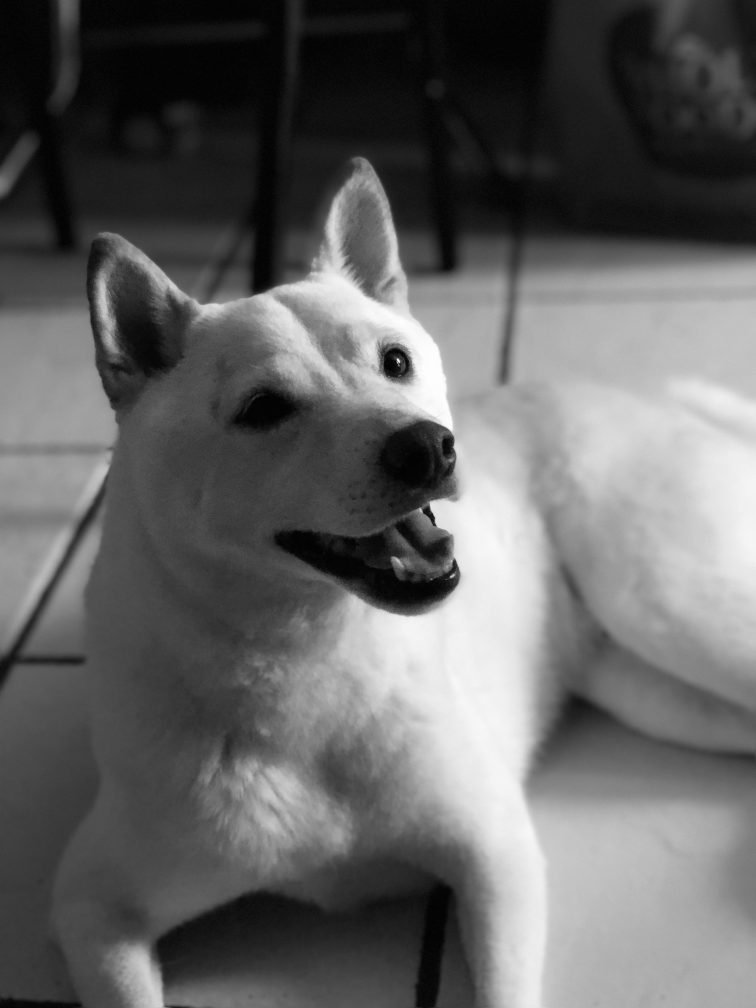
#> input picture danny-dog.jpg, 3024 x 4032 px (shown at 1/4 size)
$ python resize_img.py
#> lines starting #> are read from the running program, lines starting #| are printed output that depends on the picture
import cv2
import numpy as np
import matplotlib.pyplot as plt

image = cv2.imread("danny-dog.jpg", cv2.IMREAD_GRAYSCALE)
#> image is the input picture: shape (4032, 3024); min 0, max 255, mean 99.8

half = cv2.resize(image, (0, 0), fx = 0.1, fy = 0.1)
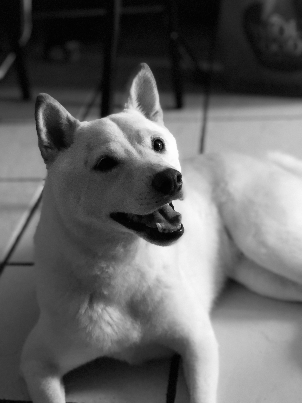
#> half: shape (403, 302); min 1, max 254, mean 99.9
bigger = cv2.resize(image, (7000, 7000))
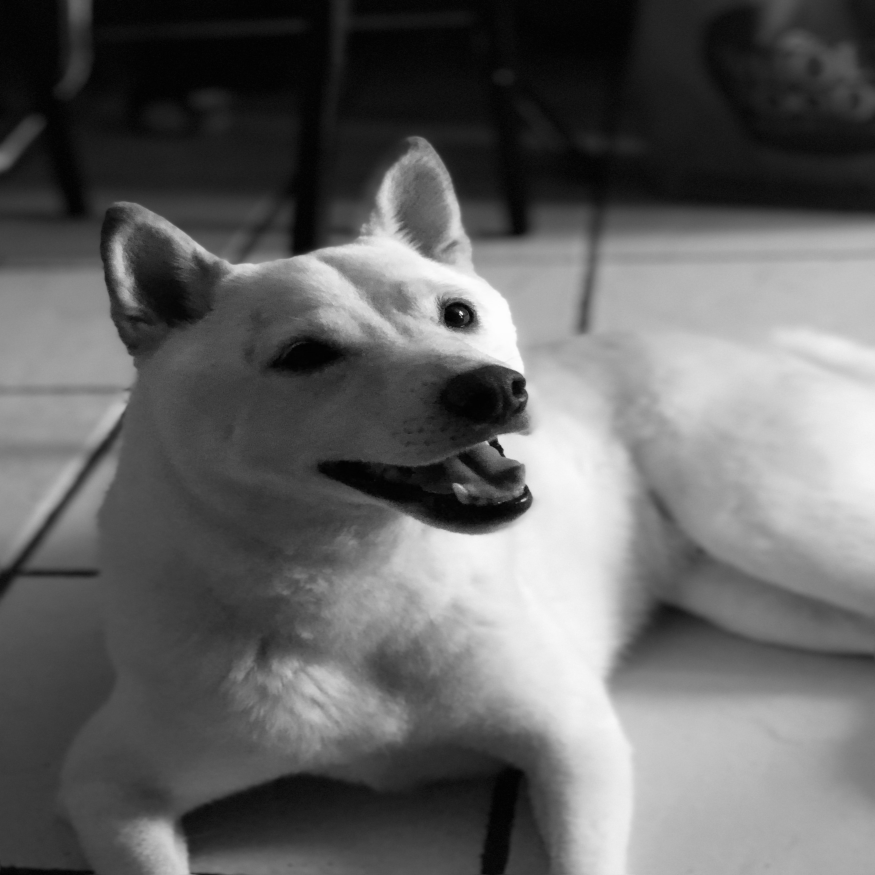
#> bigger: shape (7000, 7000) (shown at 1/8 size); min 0, max 255, mean 99.7

stretch_near = cv2.resize(image, (780, 540),
			interpolation = cv2.INTER_LINEAR)
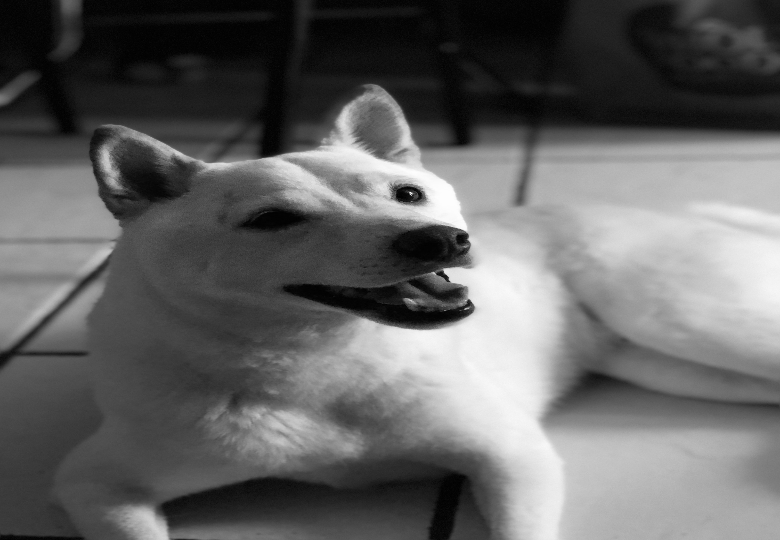
#> stretch_near: shape (540, 780); min 0, max 253, mean 99.7

Titles =["Original", "Half", "Bigger", "Interpolation Nearest"]
images =[image, half, bigger, stretch_near]
count = 4

for i in range(count):
	plt.subplot(2, 2, i + 1)
	plt.title(Titles[i])
	plt.imshow(images[i])

plt.show()
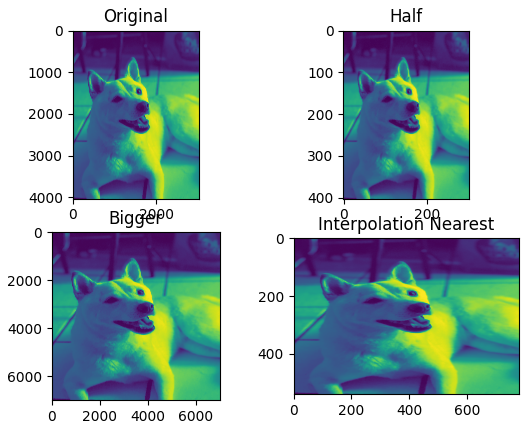
#> figure drawn by matplotlib, 4 panels

$ run again, with boy.jpg copied over danny-dog.jpg
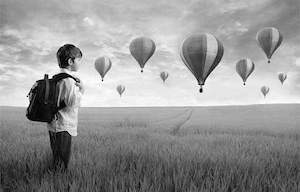
#> input picture boy.jpg, 300 x 192 px
#> image is the input picture: shape (192, 300); min 0, max 255, mean 149.8
#> `stretch_near = cv2.resize(image, (780, 540), interpolation = cv2.INTER..`:
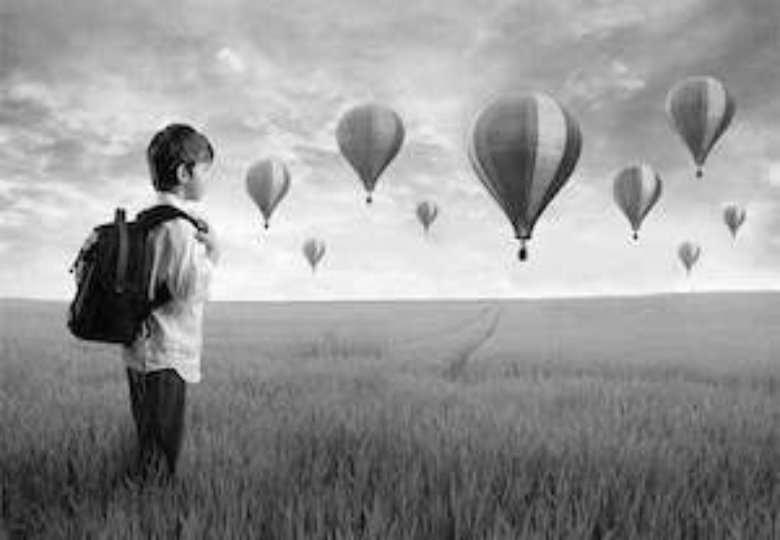
#> stretch_near: shape (540, 780); min 0, max 255, mean 149.7
#> `plt.show()`:
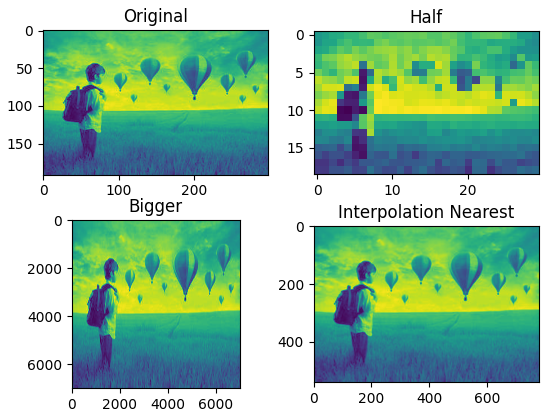
#> figure drawn by matplotlib, 4 panels
